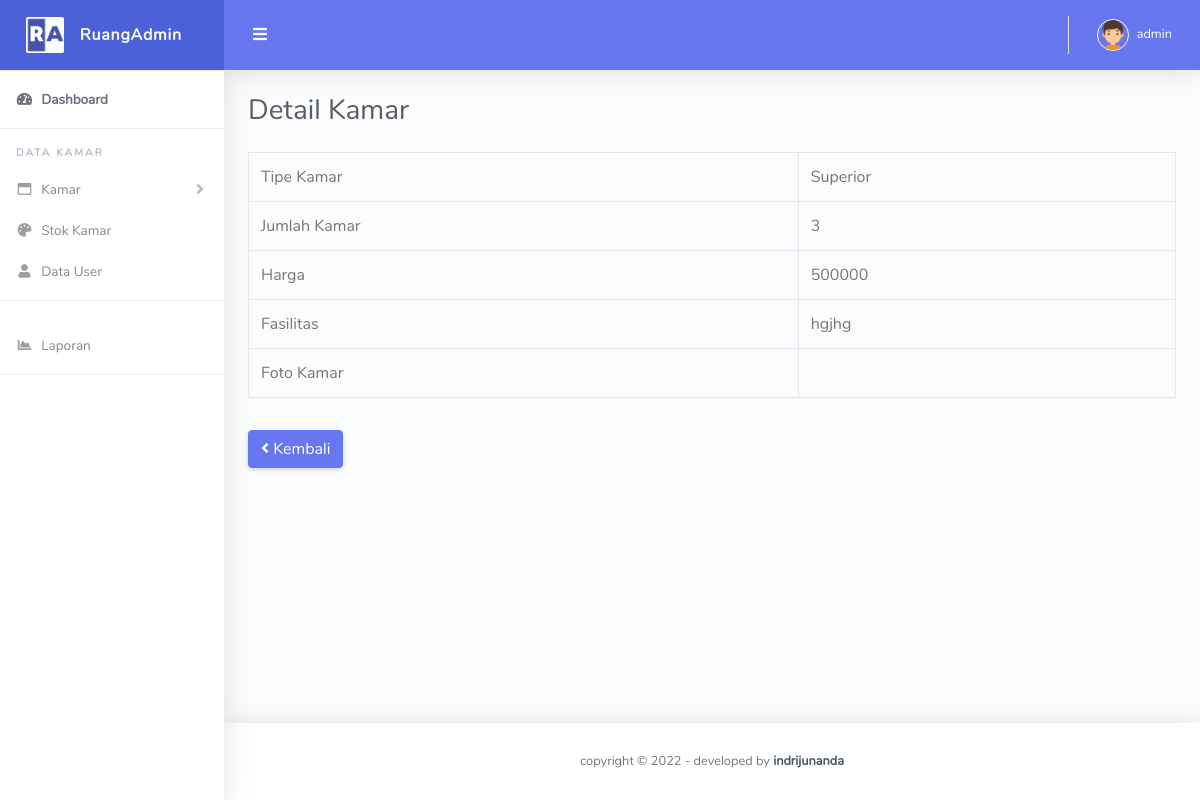
The page /admin/detailkamar.php?idkamar=4 (signed in) on the database its author committed.
### tables this page shows
CREATE TABLE `kamar` (
  `idkamar` int(11) NOT NULL,
  `tipe` varchar(50) NOT NULL,
  `jumlah` int(11) NOT NULL,
  `harga` int(11) NOT NULL,
  `fasilitas` varchar(225) NOT NULL,
  `gambar` varchar(1000) NOT NULL
);

### admin/sess.php (called while the page is built, shortened)
<?php
	$chk_sess = $_SESSION['admin'];
	include("../conn/koneksi.php");
	$sql_sess = "SELECT * FROM admin WHERE id='". $chk_sess ."'";
	$ress_sess = mysqli_query($koneksi, $sql_sess);
	$p = mysqli_fetch_array($ress_sess);
	$nama = $p['nama'];
?>

### admin/detailkamar.php (the view)
<?php include'layouts/header.php'; ?>
        <div class="container-fluid" id="container-wrapper">
          <div class="d-sm-flex align-items-center justify-content-between mb-4">
            <h1 class="h3 mb-0 text-gray-800">Detail Kamar</h1>
          </div>
          <div class="row">
          <div class="col-lg-12">
              <?php
              $id = $_GET['idkamar'];
              $detail = mysqli_query($koneksi, "SELECT * FROM kamar WHERE idkamar = '$id'");
              $s = mysqli_fetch_assoc($detail);
              ?>
          <table class="table table-hover table-bordered">
                      <tr>
                      <td>Tipe Kamar</td>
                      <td><?= $s['tipe'] ?></td>
                      </tr>
                      <tr>
                      <td>Jumlah Kamar</td>
                      <td><?= $s['jumlah']  ?></td>
                      </tr>
                      <tr>
                      <td>Harga</td>
                      <td><?= $s['harga'] ?></td>
                      </tr>
                      <tr>
                      <td>Fasilitas</td></td>
                      <td><?= $s['fasilitas'] ?></td>
                      </tr>
                      <tr>
                      <td>Foto Kamar</td>
                      <td><img src="../gambar/<?= $s['gambar'] ?>" width="200" alt=""></td>
                      </tr>
                      </table>
                      <a href="kamar.php" class="btn btn-primary my-3"><i class="fas fa-angle-left"></i> Kembali</a>
            </div>
          </div>
      <?php include'layouts/footer.php'; ?>

### admin/layouts/header.php (shortened to what this page needs)
<?php include 'sess.php'; ?>
<!DOCTYPE html>
<html lang="en">
<head>
  <link href="../assets/vendor/fontawesome-free/css/all.min.css" rel="stylesheet" type="text/css">
  <link href="../assets/vendor/bootstrap/css/bootstrap.min.css" rel="stylesheet" type="text/css">
  <link href="../assets/css/ruang-admin.min.css" rel="stylesheet">
  <link href="../assets/vendor/datatables/dataTables.bootstrap4.min.css" rel="stylesheet">
</head>
<body id="page-top">
  <div id="wrapper">
    <ul class="navbar-nav sidebar sidebar-light accordion" id="accordionSidebar">
      <a class="sidebar-brand d-flex align-items-center justify-content-center" href="index.html">
        <div class="sidebar-brand-icon">
          <img src="../assets/img/logo/logo2.png">
        </div>
        <div class="sidebar-brand-text mx-3">RuangAdmin</div>
      </a>
      <hr class="sidebar-divider my-0">
      <li class="nav-item active">
        <a class="nav-link" href="index.php">
          <i class="fas fa-fw fa-tachometer-alt"></i>
          <span>Dashboard</span></a>
      </li>
      <hr class="sidebar-divider">
      <div class="sidebar-heading">
        Data Kamar
      </div>
      <li class="nav-item">
        <a class="nav-link collapsed" href="#" data-toggle="collapse" data-target="#collapseBootstrap"
          aria-expanded="true" aria-controls="collapseBootstrap">
          <i class="far fa-fw fa-window-maximize"></i>
          <span>Kamar</span>
        </a>
      </li>
      <li class="nav-item">
        <a class="nav-link" href="stokkamar.php">
          <i class="fas fa-fw fa-palette"></i>
          <span>Stok Kamar</span>
        </a>
      </li>
      <li class="nav-item">
        <a class="nav-link" href="datauser.php">
          <i class="fas fa-fw fa-user"></i>
          <span>Data User</span>
        </a>
      </li>
      <hr class="sidebar-divider">
      <li class="nav-item">
        <a class="nav-link" href="laporan.php">
          <i class="fas fa-fw fa-chart-area"></i>
          <span>Laporan</span>
        </a>
      </li>
      <hr class="sidebar-divider">
    </ul>
    <div id="content-wrapper" class="d-flex flex-column">
      <div id="content">
        <nav class="navbar navbar-expand navbar-light bg-navbar topbar mb-4 static-top">
          <button id="sidebarToggleTop" class="btn btn-link rounded-circle mr-3">
            <i class="fa fa-bars"></i>
          </button>
          <ul class="navbar-nav ml-auto">
            <li class="nav-item dropdown no-arrow">
              <a class="nav-link dropdown-toggle" href="#" id="userDropdown" role="button" data-toggle="dropdown"
                aria-haspopup="true" aria-expanded="false">
                <img class="img-profile rounded-circle" src="../assets/img/boy.png" style="max-width: 60px">
                <span class="ml-2 d-none d-lg-inline text-white small"><?php echo $nama ?></span>
              </a>
            </li>
          </ul>
        </nav>

### rows shown on the page
kamar: tipe "Superior", jumlah "3", harga "500000", fasilitas "hgjhg"

### other values the page prints
$nama "admin"
